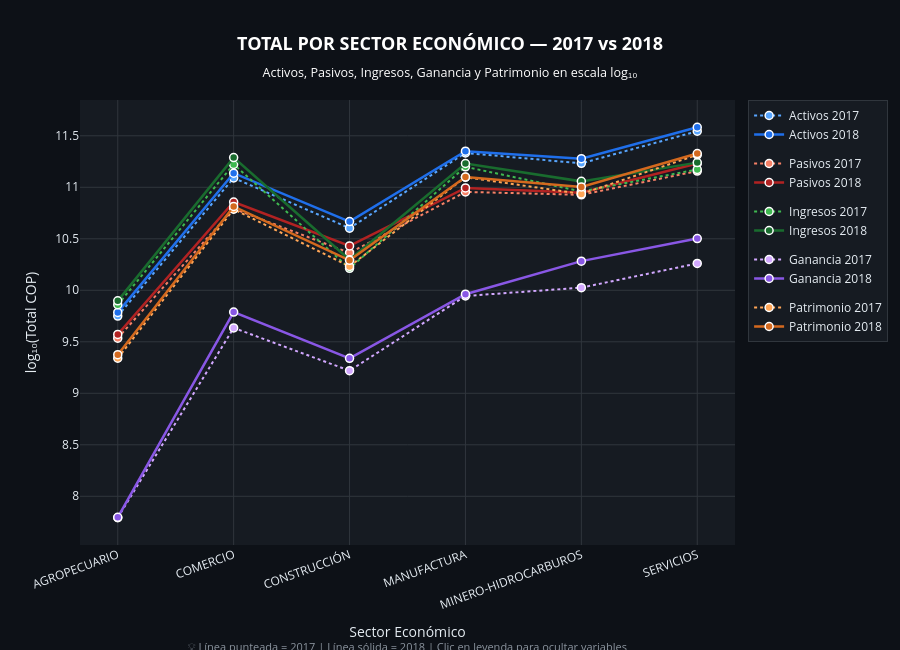

The cell this chart's notebook holds for it:
### Code cell
import plotly.graph_objects as go

# ── PASO 1: TOTALES POR SECTOR ───────────────────────────────────
totales = df.groupby('MACROSECTOR').agg(
    ACT_2017 = ('ACT_2017',      'sum'),
    ACT_2018 = ('ACT_2018',      'sum'),
    PAS_2017 = ('PAS_2017',      'sum'),
    PAS_2018 = ('PAS_2018',      'sum'),
    ING_2017 = ('ING_OP_2017',   'sum'),
    ING_2018 = ('ING_OP_2018',   'sum'),
    GAN_2017 = ('GANANCIA_2017', 'sum'),
    GAN_2018 = ('GANANCIA_2018', 'sum'),
    PAT_2017 = ('PAT_2017',      'sum'),
    PAT_2018 = ('PAT_2018',      'sum'),
).reset_index()
#agrupamos las empresas por sector economico, agg agraga la fincion sum, nombre columna, toma datos, operacion
#reset_index=usa 'macrosector' como indice

##PASO 2: TRANSFORMACIÓN LOGARÍTMICA 
for col in totales.columns[1:]:
    minimo = totales[col].min()
    ajuste = abs(minimo) + 1 if minimo <= 0 else 0
    totales[col+'_LOG'] = np.log10(totales[col] + ajuste)

sectores = totales['MACROSECTOR'].tolist()
#recorremos cada columna menos la 0 que text, cogemos el valor mas pequeno detectando si hay negativos
#ajustamos los valores de logaritmo, si el min<0 pasa como log10(1)=0, si es postivo el ajuste es 0

#PASO 3: CONFIGURACIÓN DE VARIABLES 
# col_2017, col_2018, nombre, color_17, color_18
variables = [
    ('ACT_2017_LOG', 'ACT_2018_LOG', 'Activos',    '#58A6FF', '#1F6FEB'),
    ('PAS_2017_LOG', 'PAS_2018_LOG', 'Pasivos',    '#F78166', '#B22222'),
    ('ING_2017_LOG', 'ING_2018_LOG', 'Ingresos',   '#3FB950', '#196C2E'),
    ('GAN_2017_LOG', 'GAN_2018_LOG', 'Ganancia',   '#D2A8FF', '#8957E5'),
    ('PAT_2017_LOG', 'PAT_2018_LOG', 'Patrimonio', '#FFA657', '#D4691E'),
]
#configuramos las tuplas asignando cada valor columna pero los datos logaritmicos, copiamos los nombres para evitar confusion por el cambio de nombre en agg

#PASO 4: CONSTRUCCIÓN DEL GRÁFICO
fig=go.Figure()
for col_17, col_18, nombre, color_17, color_18 in variables:

    # Línea 2017 — punteada
    fig.add_trace(go.Scatter(
        x             = sectores,
        y             = totales[col_17],
        name          = f"{nombre} 2017",
        mode          = 'lines+markers',
        line          = dict(color=color_17, width=2, dash='dot'),
        marker        = dict(size=8, color=color_17,
                             line=dict(width=1.5, color='white')),
        legendgroup   = nombre,
        hovertemplate = (
            f"<b>{nombre} 2017</b><br>"
            "Sector: %{x}<br>"
            "log₁₀(Total): %{y:.3f}<br>"
            "<extra></extra>"
        )
    ))
    #recorrido de tuplas definido en paso 3, definimos tipo de grafico,x=sectores, y=valores de las variables, nombre con year, line+markers lineas y puntos
    #siguen los mismo parametros de configueracion que se generaron en el boxplot, linea y punto
    # Línea 2018 — sólida
    fig.add_trace(go.Scatter(
        x             = sectores,
        y             = totales[col_18],
        name          = f"{nombre} 2018",
        mode          = 'lines+markers',
        line          = dict(color=color_18, width=2.5, dash='solid'),
        marker        = dict(size=8, color=color_18,
                             line=dict(width=1.5, color='white')),
        legendgroup   = nombre,
        hovertemplate = (
            f"<b>{nombre} 2018</b><br>"
            "Sector: %{x}<br>"
            "log₁₀(Total): %{y:.3f}<br>"
            "<extra></extra>"
        )
    ))
#lo mismo del year 2017 pero en 2018


# ── PASO 5: DISEÑO VISUAL 
#la configuracion del grafico es similar al del boxplot solo hay unos comentarios de algo nuevo en el codigo
fig.update_layout(
    title = dict(
        text  = "<b>TOTAL POR SECTOR ECONÓMICO — 2017 vs 2018</b><br>"
                "<sub>Activos, Pasivos, Ingresos, Ganancia y Patrimonio en escala log₁₀</sub>",
        font  = dict(size=18, color='white'),
        x     = 0.5
    ),
    paper_bgcolor = '#0D1117',
    plot_bgcolor  = '#161B22',
    font          = dict(color='#E6EDF3', size=12),
    xaxis         = dict(
        gridcolor = '#30363D',
        title     = 'Sector Económico',
        tickangle = -20
    ), #trickangle es para rotar los nombres y evitar solapamientos
    yaxis         = dict(
        gridcolor     = '#30363D',
        zerolinecolor = '#30363D',
        title         = 'log₁₀(Total COP)'
    ),
    legend = dict(
        bgcolor     = '#161B22',
        bordercolor = '#30363D',
        borderwidth = 1,
        groupclick  = 'toggleitem' #toggleitem muestra/aculta cada linea, togglegroup lo hace pero para todo el grupo
    ),
    height    = 650,
    hovermode = 'x unified',
    #hovermode para ver todos los valores de cada linea grfica no por punto independiente
    annotations = [dict(
        text    = "💡 Línea punteada = 2017 | Línea sólida = 2018 | Clic en leyenda para ocultar variables",
        xref="paper", yref="paper", x=0.5, y=-0.25,
        showarrow=False, font=dict(size=11, color='#8B949E'), xanchor='center'
    )]
)

fig.show()

### Figure 1 — Plotly figure (JSON) as saved in the notebook; plotly's stock layout.template omitted (floating-point values rounded to 4 significant figures)
{"data": [{"hovertemplate": "<b>Activos 2017</b><br>Sector: %{x}<br>log₁₀(Total): %{y:.3f}<br><extra></extra>", "legendgroup": "Activos", "line": {"color": "#58A6FF", "dash": "dot", "width": 2}, "marker": {"color": "#58A6FF", "line": {"color": "white", "width": 1.5}, "size": 8}, "mode": "lines+markers", "name": "Activos 2017", "type": "scatter", "x": ["AGROPECUARIO", "COMERCIO", "CONSTRUCCIÓN", "MANUFACTURA", "MINERO-HIDROCARBUROS", "SERVICIOS"], "y": [9.75, 11.09, 10.6, 11.33, 11.23, 11.54]}, {"hovertemplate": "<b>Activos 2018</b><br>Sector: %{x}<br>log₁₀(Total): %{y:.3f}<br><extra></extra>", "legendgroup": "Activos", "line": {"color": "#1F6FEB", "dash": "solid", "width": 2.5}, "marker": {"color": "#1F6FEB", "line": {"color": "white", "width": 1.5}, "size": 8}, "mode": "lines+markers", "name": "Activos 2018", "type": "scatter", "x": ["AGROPECUARIO", "COMERCIO", "CONSTRUCCIÓN", "MANUFACTURA", "MINERO-HIDROCARBUROS", "SERVICIOS"], "y": [9.785, 11.14, 10.67, 11.35, 11.28, 11.58]}, {"hovertemplate": "<b>Pasivos 2017</b><br>Sector: %{x}<br>log₁₀(Total): %{y:.3f}<br><extra></extra>", "legendgroup": "Pasivos", "line": {"color": "#F78166", "dash": "dot", "width": 2}, "marker": {"color": "#F78166", "line": {"color": "white", "width": 1.5}, "size": 8}, "mode": "lines+markers", "name": "Pasivos 2017", "type": "scatter", "x": ["AGROPECUARIO", "COMERCIO", "CONSTRUCCIÓN", "MANUFACTURA", "MINERO-HIDROCARBUROS", "SERVICIOS"], "y": [9.536, 10.79, 10.36, 10.96, 10.93, 11.16]}, {"hovertemplate": "<b>Pasivos 2018</b><br>Sector: %{x}<br>log₁₀(Total): %{y:.3f}<br><extra></extra>", "legendgroup": "Pasivos", "line": {"color": "#B22222", "dash": "solid", "width": 2.5}, "marker": {"color": "#B22222", "line": {"color": "white", "width": 1.5}, "size": 8}, "mode": "lines+markers", "name": "Pasivos 2018", "type": "scatter", "x": ["AGROPECUARIO", "COMERCIO", "CONSTRUCCIÓN", "MANUFACTURA", "MINERO-HIDROCARBUROS", "SERVICIOS"], "y": [9.572, 10.86, 10.43, 10.99, 10.95, 11.23]}, {"hovertemplate": "<b>Ingresos 2017</b><br>Sector: %{x}<br>log₁₀(Total): %{y:.3f}<br><extra></extra>", "legendgroup": "Ingresos", "line": {"color": "#3FB950", "dash": "dot", "width": 2}, "marker": {"color": "#3FB950", "line": {"color": "white", "width": 1.5}, "size": 8}, "mode": "lines+markers", "name": "Ingresos 2017", "type": "scatter", "x": ["AGROPECUARIO", "COMERCIO", "CONSTRUCCIÓN", "MANUFACTURA", "MINERO-HIDROCARBUROS", "SERVICIOS"], "y": [9.86, 11.22, 10.21, 11.2, 10.96, 11.17]}, {"hovertemplate": "<b>Ingresos 2018</b><br>Sector: %{x}<br>log₁₀(Total): %{y:.3f}<br><extra></extra>", "legendgroup": "Ingresos", "line": {"color": "#196C2E", "dash": "solid", "width": 2.5}, "marker": {"color": "#196C2E", "line": {"color": "white", "width": 1.5}, "size": 8}, "mode": "lines+markers", "name": "Ingresos 2018", "type": "scatter", "x": ["AGROPECUARIO", "COMERCIO", "CONSTRUCCIÓN", "MANUFACTURA", "MINERO-HIDROCARBUROS", "SERVICIOS"], "y": [9.897, 11.29, 10.3, 11.23, 11.06, 11.24]}, {"hovertemplate": "<b>Ganancia 2017</b><br>Sector: %{x}<br>log₁₀(Total): %{y:.3f}<br><extra></extra>", "legendgroup": "Ganancia", "line": {"color": "#D2A8FF", "dash": "dot", "width": 2}, "marker": {"color": "#D2A8FF", "line": {"color": "white", "width": 1.5}, "size": 8}, "mode": "lines+markers", "name": "Ganancia 2017", "type": "scatter", "x": ["AGROPECUARIO", "COMERCIO", "CONSTRUCCIÓN", "MANUFACTURA", "MINERO-HIDROCARBUROS", "SERVICIOS"], "y": [7.792, 9.635, 9.219, 9.945, 10.03, 10.26]}, {"hovertemplate": "<b>Ganancia 2018</b><br>Sector: %{x}<br>log₁₀(Total): %{y:.3f}<br><extra></extra>", "legendgroup": "Ganancia", "line": {"color": "#8957E5", "dash": "solid", "width": 2.5}, "marker": {"color": "#8957E5", "line": {"color": "white", "width": 1.5}, "size": 8}, "mode": "lines+markers", "name": "Ganancia 2018", "type": "scatter", "x": ["AGROPECUARIO", "COMERCIO", "CONSTRUCCIÓN", "MANUFACTURA", "MINERO-HIDROCARBUROS", "SERVICIOS"], "y": [7.796, 9.788, 9.34, 9.962, 10.28, 10.5]}, {"hovertemplate": "<b>Patrimonio 2017</b><br>Sector: %{x}<br>log₁₀(Total): %{y:.3f}<br><extra></extra>", "legendgroup": "Patrimonio", "line": {"color": "#FFA657", "dash": "dot", "width": 2}, "marker": {"color": "#FFA657", "line": {"color": "white", "width": 1.5}, "size": 8}, "mode": "lines+markers", "name": "Patrimonio 2017", "type": "scatter", "x": ["AGROPECUARIO", "COMERCIO", "CONSTRUCCIÓN", "MANUFACTURA", "MINERO-HIDROCARBUROS", "SERVICIOS"], "y": [9.34, 10.79, 10.23, 11.1, 10.94, 11.32]}, {"hovertemplate": "<b>Patrimonio 2018</b><br>Sector: %{x}<br>log₁₀(Total): %{y:.3f}<br><extra></extra>", "legendgroup": "Patrimonio", "line": {"color": "#D4691E", "dash": "solid", "width": 2.5}, "marker": {"color": "#D4691E", "line": {"color": "white", "width": 1.5}, "size": 8}, "mode": "lines+markers", "name": "Patrimonio 2018", "type": "scatter", "x": ["AGROPECUARIO", "COMERCIO", "CONSTRUCCIÓN", "MANUFACTURA", "MINERO-HIDROCARBUROS", "SERVICIOS"], "y": [9.374, 10.81, 10.29, 11.1, 11.0, 11.33]}], "layout": {"annotations": [{"font": {"color": "#8B949E", "size": 11}, "showarrow": false, "text": "💡 Línea punteada = 2017 | Línea sólida = 2018 | Clic en leyenda para ocultar variables", "x": 0.5, "xanchor": "center", "xref": "paper", "y": -0.25, "yref": "paper"}], "font": {"color": "#E6EDF3", "size": 12}, "height": 650, "hovermode": "x unified", "legend": {"bgcolor": "#161B22", "bordercolor": "#30363D", "borderwidth": 1, "groupclick": "toggleitem"}, "paper_bgcolor": "#0D1117", "plot_bgcolor": "#161B22", "title": {"font": {"color": "white", "size": 18}, "text": "<b>TOTAL POR SECTOR ECONÓMICO — 2017 vs 2018</b><br><sub>Activos, Pasivos, Ingresos, Ganancia y Patrimonio en escala log₁₀</sub>", "x": 0.5}, "xaxis": {"gridcolor": "#30363D", "tickangle": -20, "title": {"text": "Sector Económico"}}, "yaxis": {"gridcolor": "#30363D", "title": {"text": "log₁₀(Total COP)"}, "zerolinecolor": "#30363D"}}}
